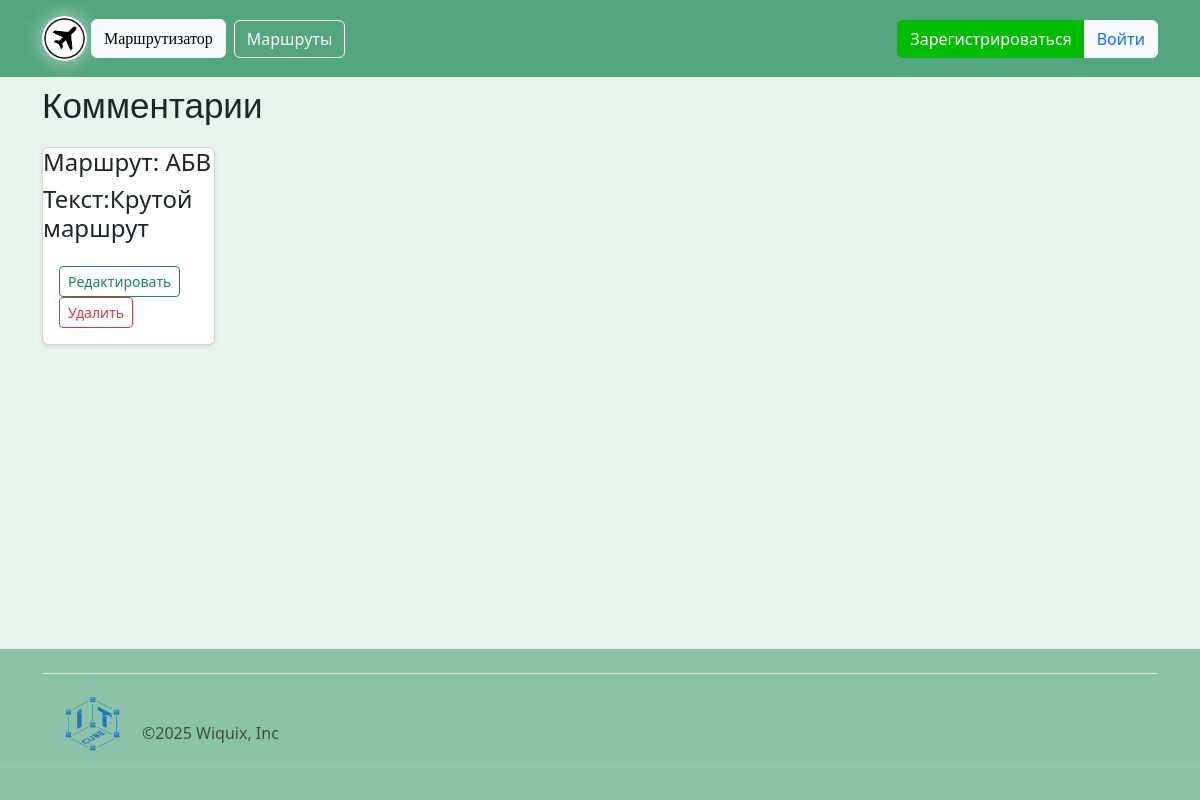
/comments/1, run on an earlier commit of the app's database.
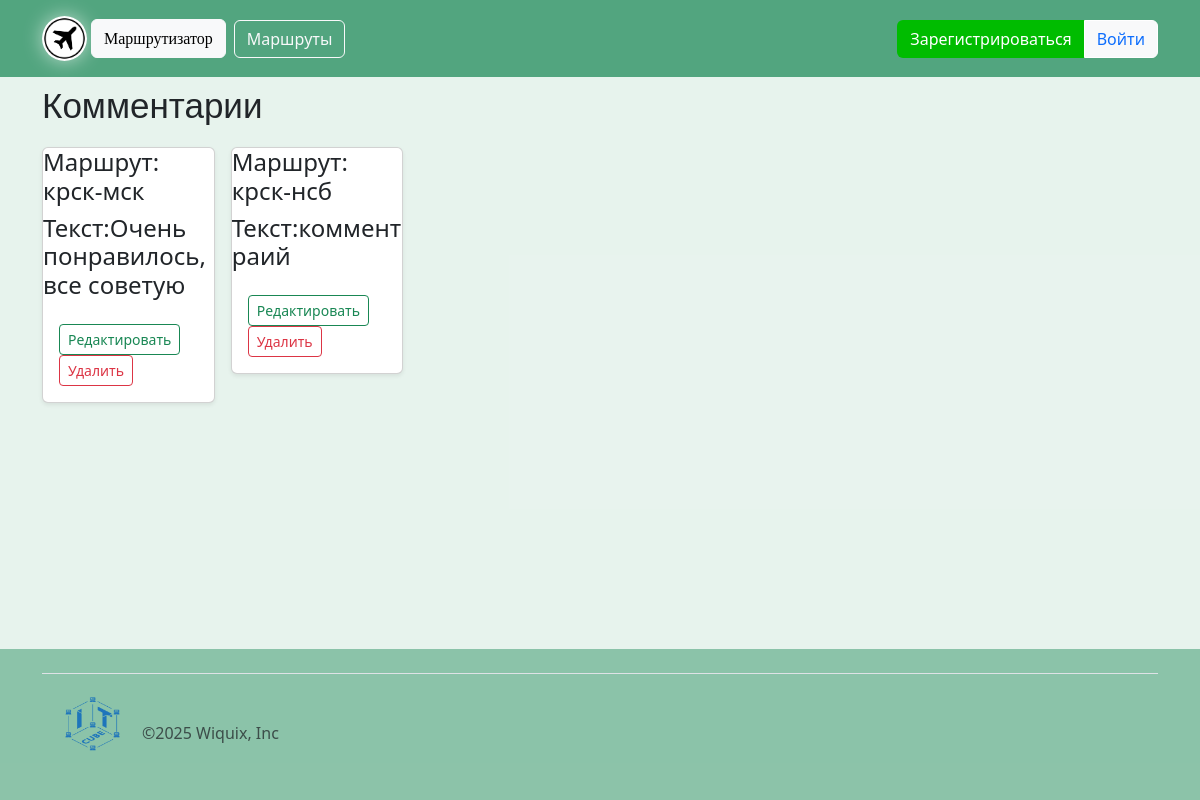
And on a later commit of the database.
### instance/DataBase.py (models this page shows)
class Routes(db.Model, UserMixin):
    id = db.Column(db.Integer, primary_key=True)
    title = db.Column(db.String)
    description = db.Column(db.String)
    user_id = db.Column(db.Integer)
    rating = db.Column(db.String)
    status = db.Column(db.Integer)
    count_marks = db.Column(db.Integer, default=0)
    photos_id = db.Column(db.String)
    route_coords = db.Column(db.String)
    check_admin = db.Column(db.Integer)

class Comments(db.Model, UserMixin):
    id = db.Column(db.Integer, primary_key=True)
    user_id = db.Column(db.Integer)
    route_id = db.Column(db.Integer)
    text = db.Column(db.String)
    check_admin = db.Column(db.Integer)

### main.py (the view)
@app.route('/comments/<int:id>')
@limiter.limit("5 per 20 seconds")
def comments(id):
    comments = Comments.query.filter(Comments.user_id == id).all()
    name_routes = []
    for comment in comments:
        route = Routes.query.filter(Routes.id == comment.route_id).first()
        name_routes.append(route.title)
    return render_template("comments.html", comments=comments, name_routes=name_routes)

### templates/comments.html (shortened to what this page needs)
{% extends 'base.html' %}
{% block main %}
<h2>Комментарии</h2>
  {% if comments|length > 0 %}
  <div class="row row-cols-1 row-cols-sm-6 row-cols-md-6 g-3">
      {% for i in range(comments|length) %}
        <div class="col">
          <div class="card shadow-sm">
            <div><h4>Маршрут: {{ name_routes[i] }}</h4><h4>Текст:{{ comments[i].text }}</h4></div>
            <div class="card-body">
              <div class="d-flex justify-content-between align-items-center">
                <div>
                  <a href="/edit_comment/{{ comments[i].id }}"><button type="button" class="btn btn-sm btn-outline-success">Редактировать</button></a>
                  <a href="/delete_comment/{{ comments[i].id }}"><button type="button" class="btn btn-sm btn-outline-danger">Удалить</button></a>
                </div>
              </div>
            </div>
          </div>
        </div>
      {% endfor %}
    {% else %}
    <p>Пока у вас нет комментариев </p>
    {% endif %}
      </div>
{% endblock %}

### templates/base.html (shortened to what this page needs)
<!doctype html>
<html lang="ru">
  <head>
    <link href="https://cdn.jsdelivr.net/npm/bootstrap@5.3.0-alpha1/dist/css/bootstrap.min.css" rel="stylesheet">
    <link href="https://getbootstrap.com/docs/5.3/assets/css/docs.css" rel="stylesheet">
  </head>
  <body class="d-flex flex-column min-vh-100">
  <header class="p-3 text-bg-success bg-opacity-75">
    <div class="container">
      <div class="d-flex flex-wrap align-items-center justify-content-center justify-content-lg-start">
        <a href="/"><img src="/static/ico/main.ico" width="45" height="45" class="rounded-circle md" style="box-shadow:0px 0px 19px rgb(255 255 255 / 60%)"></a>
        <a href="/" class="btn btn-light mx-1"><font face="Franklin Gothic Medium" class="main-name">Маршрутизатор</font></a>
        <ul class="nav col-12 col-lg-auto me-lg-auto mb-2 justify-content-center mb-md-0">
          <li><a href="/all_routes/def" class="btn btn-outline-light mx-1">Маршруты</a></li>
        </ul>
        {% if current_user.is_authenticated %}
          <div class="dropdown text-end">
            <a href="#" class="d-block link-light text-decoration-none dropdown-toggle" data-bs-toggle="dropdown" aria-expanded="false">
              <img src="/static/img/{{ current_user.ava }}" alt="ава" width="32" height="32" class="rounded-circle" style="box-shadow:0px 0px 19px rgb(255 255 255 / 25%)">
            </a>
            <ul class="dropdown-menu text-small" style="">
              <li><a class="dropdown-item" href="/profile">Профиль</a></li>
              {% if current_user.admin == 1 %}
              <li><a class="dropdown-item" href="/moderation">Модерация маршрутов и комментариев</a></li>
              {% endif %}
              <li><a class="dropdown-item" href="/logout">Выйти</a></li>
            </ul>
          </div>
        {% else %}
          <div class="btn-group">
            <a href="/sign-up" class="btn text-white" style="background-color: #00BC00">Зарегистрироваться</a>
            <a href="/login" class="btn btn btn-light text-primary" style="border: 1px solid #FFFFFF">Войти</a>
          </div>
        {% endif %}
      </div>
    </div>
  </header>
<main class="flex-grow-1 bg-success p-2 text-dark bg-opacity-10">
    <div class="container">
        {% block main %}{% endblock %}
    </div>
</main>
<div class="bg-success bg-opacity-50 w-100 p-0">
  <div class="container">
    <footer class="d-flex flex-wrap justify-content-between align-items-center py-3 my-4 border-top">
      <div class="col-md-4 d-flex align-items-center">
        <img src="/static/ico/it-cube.png" height="70px" width="100px">
        <span class="mb-3 mt-3 mb-md-0 text-muted"> ©2025 Wiquix, Inc </span>
      </div>
    </footer>
  </div>
</div>
  </body>
</html>

### templates/comments.html (style rules this page uses)
h2 { font-size: 35px; font-family: 'Arial Narrow Bold', sans-serif; margin-bottom: 20px; }

What changed in the data, as far as the page shows it:
added Routes: title "крск-нсб"
added Comments: text "комментраий"
Also different on the page:
new list line: "Маршрут: Текст: Редактировать Удалить"
new list line: "крск-мск"
new list line: "Очень понравилось, все советую"
list line gone: "Маршрут: Текст: Редактировать Удалить"
list line gone: "АБВ"
list line gone: "Крутой маршрут"
